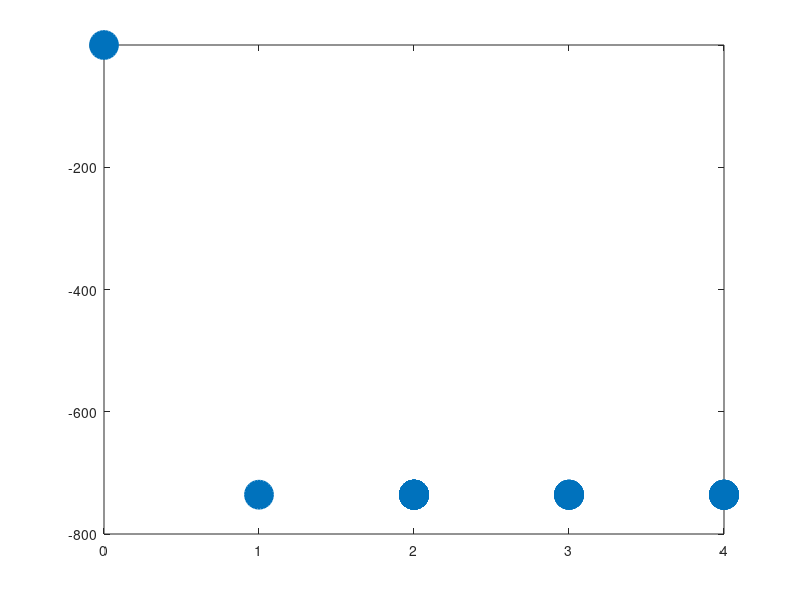

Source code (MATLAB): (Note: this script raises an error after producing the figure.)
clear 
clc

data = xlsread("PBE_isif0_sort.csv");
La = data(:,2);
Li = data(:,3);
E = data(:,4);
figure(1)
p1 = plot(La(1:34),E(1:34),'o','MarkerSize',20,'MarkerEdgeColor','#0072BD','MarkerFaceColor','#0072BD','LineWidth',1.5);
p1.MarkerEdgeColor = [1 1 1];
hold on
p2 = plot(La(35:50),E(35:50),'s','MarkerSize',20,'MarkerEdgeColor','#D95319','MarkerFaceColor','#D95319','LineWidth',1.5);
p2.MarkerEdgeColor = [1 1 1];
hold on
p3 = plot(La(51:54),E(51:54),'^','MarkerSize',20,'MarkerEdgeColor','#77AC30','MarkerFaceColor','#77AC30','LineWidth',1.5);
p3.MarkerEdgeColor = [1 1 1];
legend('#Li=0','#Li=1','#Li=2');
set(gca,'FontSize',30,'FontName','Arial');
box on
title({'Geometry Optimization: Different La number (ISIF=0)';''})
xlabel('# La') 
ylabel('Single-point energy (eV)') 
set(gcf,'Position',[0 0 1200 900])

data = xlsread("PBE_isif3_sort.csv");
La = data(:,2);
Li = data(:,3);
E = data(:,4);
figure(2)
p4 = plot(La(1:34),E(1:34),'o','MarkerSize',20,'MarkerEdgeColor','#0072BD','MarkerFaceColor','#0072BD','LineWidth',1.5);         
p4.MarkerEdgeColor = [1 1 1];
hold on
p5 = plot(La(35:50),E(35:50),'s','MarkerSize',20,'MarkerEdgeColor','#D95319','MarkerFaceColor','#D95319','LineWidth',1.5);
p5.MarkerEdgeColor = [1 1 1];
hold on
p6 = plot(La(51:54),E(51:54),'^','MarkerSize',20,'MarkerEdgeColor','#77AC30','MarkerFaceColor','#77AC30','LineWidth',1.5);
p6.MarkerEdgeColor = [1 1 1];
legend('#Li=0','#Li=1','#Li=2');
set(gca,'FontSize',30,'FontName','Arial');
box on
title({'Geometry Optimization: Different La number (ISIF=3)';''})
xlabel('# La') 
ylabel('Single-point energy (eV)') 
set(gcf,'Position',[0 0 1200 900])
